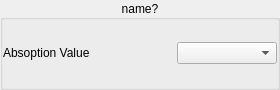
<?xml version="1.0" encoding="UTF-8"?>
<ui version="4.0">
 <class>FwheelWidgetObject</class>
 <widget class="QWidget" name="FwheelWidgetObject">
  <property name="geometry">
   <rect>
    <x>0</x>
    <y>0</y>
    <width>280</width>
    <height>90</height>
   </rect>
  </property>
  <property name="sizePolicy">
   <sizepolicy hsizetype="Fixed" vsizetype="Fixed">
    <horstretch>0</horstretch>
    <verstretch>0</verstretch>
   </sizepolicy>
  </property>
  <property name="minimumSize">
   <size>
    <width>280</width>
    <height>90</height>
   </size>
  </property>
  <property name="maximumSize">
   <size>
    <width>280</width>
    <height>90</height>
   </size>
  </property>
  <property name="windowTitle">
   <string>Form</string>
  </property>
  <layout class="QGridLayout" name="gridFilterWheelObject">
   <property name="leftMargin">
    <number>0</number>
   </property>
   <property name="topMargin">
    <number>0</number>
   </property>
   <property name="rightMargin">
    <number>0</number>
   </property>
   <property name="bottomMargin">
    <number>0</number>
   </property>
   <property name="spacing">
    <number>0</number>
   </property>
   <item row="0" column="0">
    <widget class="QGroupBox" name="groupbox">
     <property name="sizePolicy">
      <sizepolicy hsizetype="Ignored" vsizetype="Ignored">
       <horstretch>0</horstretch>
       <verstretch>0</verstretch>
      </sizepolicy>
     </property>
     <property name="minimumSize">
      <size>
       <width>0</width>
       <height>0</height>
      </size>
     </property>
     <property name="maximumSize">
      <size>
       <width>16777215</width>
       <height>16777215</height>
      </size>
     </property>
     <property name="title">
      <string>name?</string>
     </property>
     <property name="alignment">
      <set>Qt::AlignCenter</set>
     </property>
     <property name="flat">
      <bool>false</bool>
     </property>
     <layout class="QGridLayout" name="gridGroupbox">
      <property name="leftMargin">
       <number>0</number>
      </property>
      <property name="rightMargin">
       <number>0</number>
      </property>
      <property name="horizontalSpacing">
       <number>0</number>
      </property>
      <item row="0" column="0">
       <widget class="QLabel" name="lblValue">
        <property name="sizePolicy">
         <sizepolicy hsizetype="Ignored" vsizetype="Ignored">
          <horstretch>0</horstretch>
          <verstretch>0</verstretch>
         </sizepolicy>
        </property>
        <property name="toolTip">
         <string>Absorption value</string>
        </property>
        <property name="text">
         <string>Absoption Value</string>
        </property>
       </widget>
      </item>
      <item row="0" column="1">
       <widget class="QComboBox" name="comboValue">
        <property name="sizePolicy">
         <sizepolicy hsizetype="Preferred" vsizetype="Fixed">
          <horstretch>0</horstretch>
          <verstretch>0</verstretch>
         </sizepolicy>
        </property>
        <property name="maximumSize">
         <size>
          <width>100</width>
          <height>16777215</height>
         </size>
        </property>
       </widget>
      </item>
     </layout>
    </widget>
   </item>
  </layout>
 </widget>
 <resources/>
 <connections/>
</ui>
